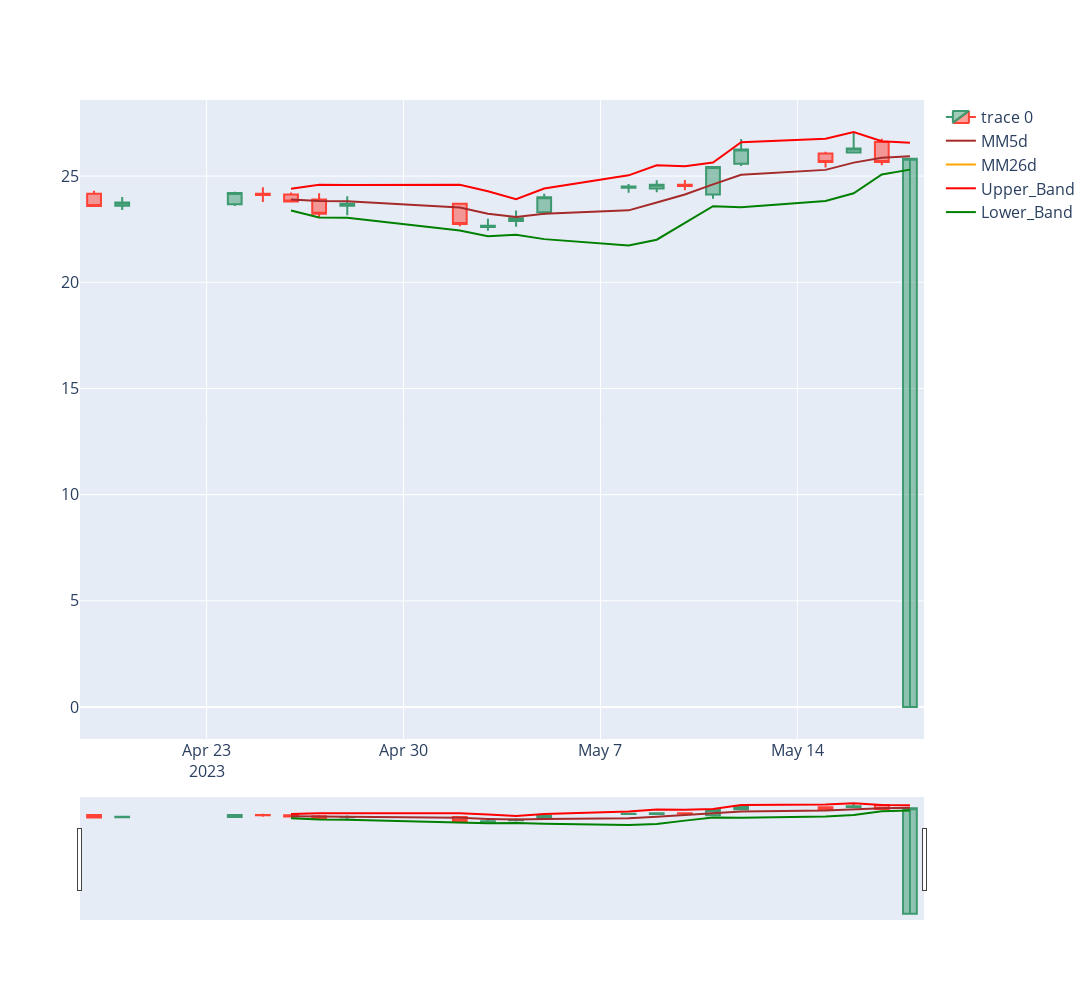

The code cell stored with this chart in its notebook:
### Code cell
#grafico
candlestick = go.Candlestick(x=df.index,
                             open=df['Open'],
                             high=df['High'],
                             low=df['Low'],
                             close=df['Close']
)
lines_mm5 = go.Scatter(x=df.index,
                       y=df['MM5d'],
                       mode='lines',
                       line_color='brown',
                       name='MM5d')
lines_mm26 = go.Scatter(
                       x=df.index,
                       y=df['MM26d'],
                       mode='lines',
                       line_color='orange',
                       name='MM26d')

lines_UB = go.Scatter(
                       x=df.index,
                       y=df['Upper_Band'],
                       mode='lines',
                       line_color='red',
                       name='Upper_Band')

lines_LB = go.Scatter(
                       x=df.index,
                       y=df['Lower_Band'],
                       mode='lines',
                       line_color='green',
                       name='Lower_Band')



fig = go.Figure(data=[candlestick])
fig.update_traces(marker_autocolorscale=False, selector=dict(type='bar'))
fig.update_layout(width=1800, height=1000, font_size=16, dragmode='zoom')

fig.add_trace(lines_mm5)
fig.add_trace(lines_mm26)
fig.add_trace(lines_UB)
fig.add_trace(lines_LB)



fig.show()
